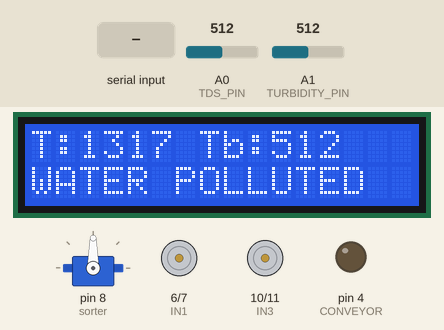
Bench run of a sketch on a simulated Arduino Uno, built with avr-gcc and run on an emulated ATmega328P. Shown: servo, 16×2 character LCD, motor-driver pin pairs drawn as motors (green arrow = first pin HIGH = forward, orange = second pin HIGH = backward, longer = more drive, scaled by the enable pin), output pins drawn as LEDs (lit = HIGH). The test bench sets the inputs (shaded band); at power-on: A0 (TDS_PIN) = 512, A1 (TURBIDITY_PIN) = 512.

Above: at 1.2 s.
1.3 s: A0 (TDS_PIN) set to 323
At 2.5 s:
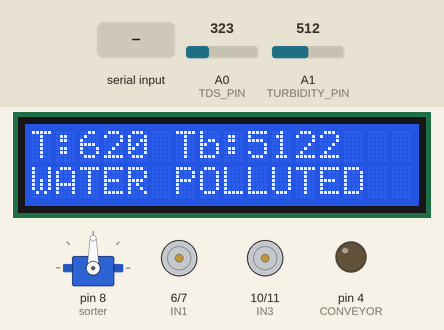
2.8 s: A0 (TDS_PIN) set to 296
At 4.0 s:
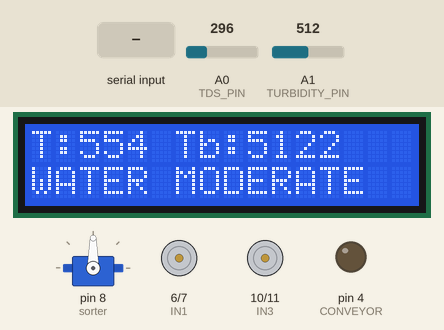
4.3 s: "F" received over Serial
At 5.2 s:
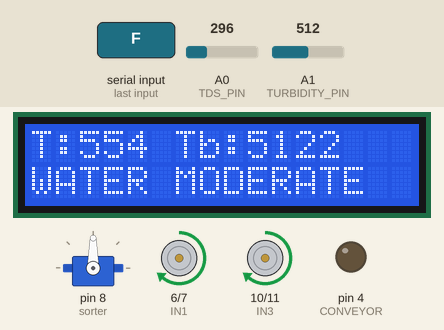
5.8 s: "L" received over Serial
At 6.9 s:
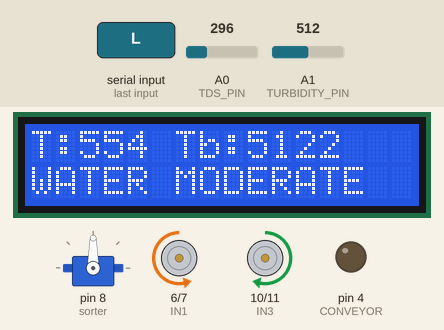
7.3 s: "R" received over Serial
At 7.6 s:
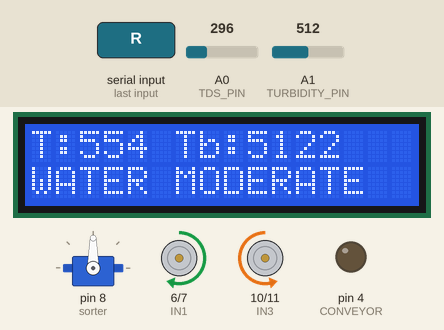
8.8 s: "S" received over Serial
At 9.6 s:
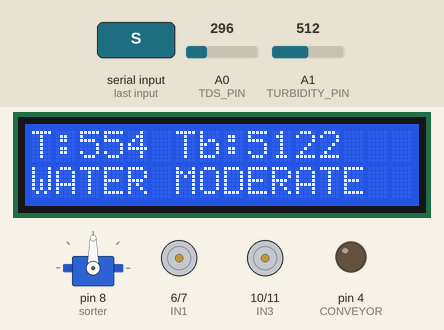
Timing chart, 0 to 11.3 s (numbered marks = the images above; inputs shaded):
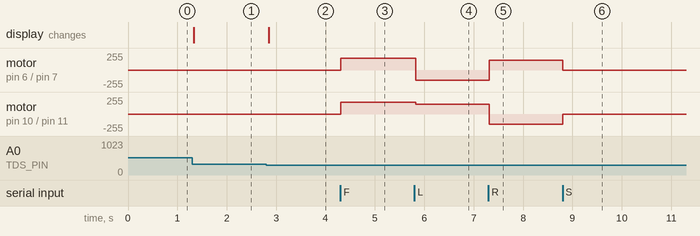

The sketch:

AQUA_AMICA_ARDUINO_UNO_CODE.ino
```cpp
#include <Servo.h>
#include <LiquidCrystal_I2C.h>

LiquidCrystal_I2C lcd(0x27,16,2);

Servo sorter;

// Motor Driver Pins
#define ENA 5
#define IN1 6
#define IN2 7

#define ENB 9
#define IN3 10
#define IN4 11

// Conveyor
#define CONVEYOR 4

// Sensors
#define IR_TOP 2
#define INDUCTIVE 3

#define TDS_PIN A0
#define TURBIDITY_PIN A1

char command='S';

void setup()
{
  Serial.begin(9600);

  pinMode(IN1,OUTPUT);
  pinMode(IN2,OUTPUT);
  pinMode(IN3,OUTPUT);
  pinMode(IN4,OUTPUT);

  pinMode(ENA,OUTPUT);
  pinMode(ENB,OUTPUT);

  pinMode(CONVEYOR,OUTPUT);

  pinMode(IR_TOP,INPUT);
  pinMode(INDUCTIVE,INPUT);

  sorter.attach(8);
  sorter.write(90);

  lcd.init();
  lcd.backlight();

  stopRobot();
}

void loop()
{
  waterQualityMonitor();

  if(Serial.available())
  {
    command=Serial.read();
  }

  switch(command)
  {
    case 'F':
      moveForward();
      break;

    case 'L':
      turnLeft();
      break;

    case 'R':
      turnRight();
      break;

    case 'S':
      stopRobot();
      break;

    case 'C':
      captureWaste();
      command='S';
      break;
  }
}

void moveForward()
{
  digitalWrite(IN1,HIGH);
  digitalWrite(IN2,LOW);

  digitalWrite(IN3,HIGH);
  digitalWrite(IN4,LOW);

  analogWrite(ENA,180);
  analogWrite(ENB,180);
}

void turnLeft()
{
  digitalWrite(IN1,LOW);
  digitalWrite(IN2,HIGH);

  digitalWrite(IN3,HIGH);
  digitalWrite(IN4,LOW);

  analogWrite(ENA,150);
  analogWrite(ENB,150);
}

void turnRight()
{
  digitalWrite(IN1,HIGH);
  digitalWrite(IN2,LOW);

  digitalWrite(IN3,LOW);
  digitalWrite(IN4,HIGH);

  analogWrite(ENA,150);
  analogWrite(ENB,150);
}

void stopRobot()
{
  digitalWrite(IN1,LOW);
  digitalWrite(IN2,LOW);
  digitalWrite(IN3,LOW);
  digitalWrite(IN4,LOW);
}

void captureWaste()
{
  stopRobot();

  digitalWrite(CONVEYOR,HIGH);

  while(digitalRead(IR_TOP)==LOW)
  {
  }

  delay(1000);

  digitalWrite(CONVEYOR,LOW);

  segregateWaste();
}

void segregateWaste()
{
  bool metal=digitalRead(INDUCTIVE);

  if(metal)
  {
    sorter.write(30);
    delay(2000);
  }
  else
  {
    sorter.write(150);
    delay(2000);
  }

  sorter.write(90);
}

void waterQualityMonitor()
{
  int turbidity=analogRead(TURBIDITY_PIN);
  int tdsRaw=analogRead(TDS_PIN);

  float voltage=tdsRaw*(5.0/1023.0);

  float tds=
  (133.42*voltage*voltage*voltage
  -255.86*voltage*voltage
  +857.39*voltage)*0.5;

  lcd.setCursor(0,0);
  lcd.print("T:");
  lcd.print((int)tds);

  lcd.print(" Tb:");
  lcd.print(turbidity);

  lcd.setCursor(0,1);

  if(tds<300 && turbidity>700)
  {
    lcd.print("WATER GOOD    ");
  }
  else if(tds<600)
  {
    lcd.print("WATER MODERATE");
  }
  else
  {
    lcd.print("WATER POLLUTED");
  }
}
```

Measured:
- the behaviour switches between 315 and 314 on A0 (TDS_PIN) (found by bisection; images 1 and 2)
- after the input at 1.3 s, the display: changes at once (image 1)
- after the input at 2.8 s, the display: changes after 0.05 s (image 2)
- after the input at 4.3 s, motor on pin 6 (IN1) / pin 7 (IN2), motor on pin 10 (IN3) / pin 11 (IN4): stopped → forward 180/255 at once
- after the input at 5.8 s, motor on pin 6 (IN1) / pin 7 (IN2): forward 180/255 → backward 150/255 at once; motor on pin 10 (IN3) / pin 11 (IN4): forward 180/255 → forward 150/255 at once
- after the input at 7.3 s, motor on pin 6 (IN1) / pin 7 (IN2): backward 150/255 → forward 150/255 at once; motor on pin 10 (IN3) / pin 11 (IN4): forward 150/255 → backward 150/255 at once
- after the input at 8.8 s, motor on pin 6 (IN1) / pin 7 (IN2): forward 150/255 → stopped at once; motor on pin 10 (IN3) / pin 11 (IN4): backward 150/255 → stopped at once
